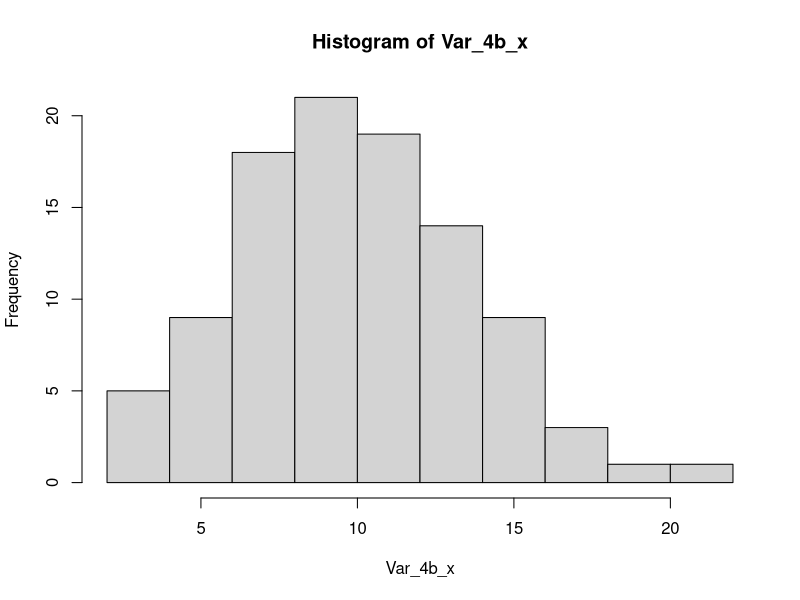

This chart was generated by the following R code:
set.seed(1)

Var_4_x = 2
Var_4_v = 10 # derajat bebas

# 4.a
Answer_4a = dchisq(x = Var_4_x, df = Var_4_v)

# 4.b
Var_4b_x = rchisq(100, Var_4_v)

Answer_4b = hist(Var_4b_x)

# 4.c TODO